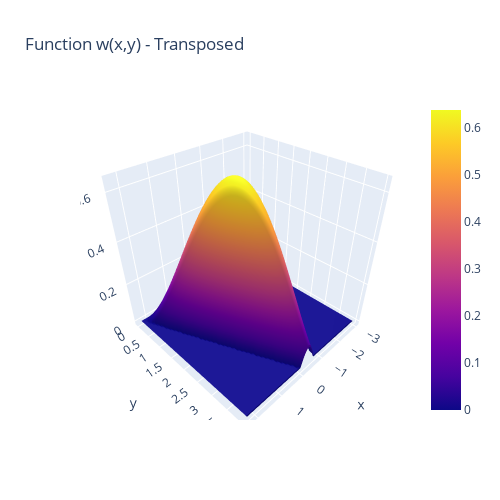

The notebook cell this image was saved under:
### Code cell
import pandas as pd
import numpy as np
import plotly.graph_objects as go

# 读取数据并转置矩阵
data = pd.read_csv("/Users/intan/Downloads/超算test/task2/polus/resultseq.csv")
data_transposed = data.T

# 获取矩阵形状，定义 x 和 y 的范围
shape0, shape1 = data_transposed.shape
x, y = np.linspace(-3, 3, shape0), np.linspace(0, 4, shape1)

# 绘制三维曲面图
fig = go.Figure(data=[go.Surface(z=data_transposed.values, x=x, y=y)])
fig.update_layout(title="Function w(x,y) - Transposed", autosize=False, width=500, height=500)
fig.show()

### Figure 1 — Plotly figure (JSON) as saved in the notebook; plotly's stock layout.template omitted (floating-point values rounded to 4 significant figures; data arrays with more than 128 entries replaced by an {"elided": "..."} marker saying what was removed)
{"data": [{"type": "surface", "x": [-3, -2.933, -2.867, -2.8, -2.733, -2.667, -2.6, -2.533, -2.467, -2.4, -2.333, -2.267, -2.2, -2.133, -2.067, -2, -1.933, -1.867, -1.8, -1.733, -1.667, -1.6, -1.533, -1.467, -1.4, -1.333, -1.267, -1.2, -1.133, -1.067, -1, -0.9333, -0.8667, -0.8, -0.7333, -0.6667, -0.6, -0.5333, -0.4667, -0.4, -0.3333, -0.2667, -0.2, -0.1333, -0.06667, 0, 0.06667, 0.1333, 0.2, 0.2667, 0.3333, 0.4, 0.4667, 0.5333, 0.6, 0.6667, 0.7333, 0.8, 0.8667, 0.9333, 1, 1.067, 1.133, 1.2, 1.267, 1.333, 1.4, 1.467, 1.533, 1.6, 1.667, 1.733, 1.8, 1.867, 1.933, 2, 2.067, 2.133, 2.2, 2.267, 2.333, 2.4, 2.467, 2.533, 2.6, 2.667, 2.733, 2.8, 2.867, 2.933, 3], "y": [0, 0.05063, 0.1013, 0.1519, 0.2025, 0.2532, 0.3038, 0.3544, 0.4051, 0.4557, 0.5063, 0.557, 0.6076, 0.6582, 0.7089, 0.7595, 0.8101, 0.8608, 0.9114, 0.962, 1.013, 1.063, 1.114, 1.165, 1.215, 1.266, 1.316, 1.367, 1.418, 1.468, 1.519, 1.57, 1.62, 1.671, 1.722, 1.772, 1.823, 1.873, 1.924, 1.975, 2.025, 2.076, 2.127, 2.177, 2.228, 2.278, 2.329, 2.38, 2.43, 2.481, 2.532, 2.582, 2.633, 2.684, 2.734, 2.785, 2.835, 2.886, 2.937, 2.987, 3.038, 3.089, 3.139, 3.19, 3.241, 3.291, 3.342, 3.392, 3.443, 3.494, 3.544, 3.595, 3.646, 3.696, 3.747, 3.797, 3.848, 3.899, 3.949, 4], "z": {"elided": "91x80 float values"}}], "layout": {"autosize": false, "height": 500, "title": {"text": "Function w(x,y) - Transposed"}, "width": 500}}
